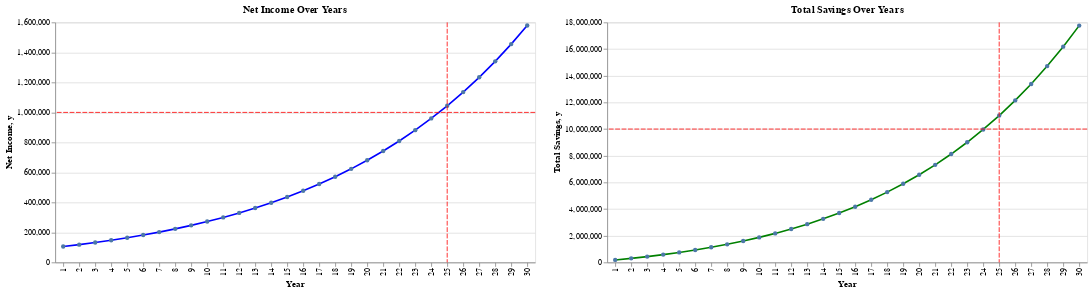

The code cell stored with this chart in its notebook:
### Code cell
# 使用新的函数计算
years, net_income, total_savings = life_calculator(30, 80000, salary_example, investment_example, spending_example)
# 可视化
visualize_targets(years, net_income, total_savings, income_target=1000000, savings_target=10000000)

### Figure 1 — Vega-Lite specification as saved in the notebook (floating-point values rounded to 4 significant figures)
{"config": {"view": {"continuousWidth": 300, "continuousHeight": 300}}, "hconcat": [{"layer": [{"data": {"name": "data-9faa7e5c4bf312347185a54f97a91552"}, "mark": {"type": "line", "color": "blue", "point": true}, "encoding": {"tooltip": [{"field": "Year", "type": "quantitative"}, {"field": "Net Income", "type": "quantitative"}], "x": {"field": "Year", "type": "ordinal"}, "y": {"field": "Net Income", "type": "quantitative"}}, "title": "Net Income Over Years"}, {"layer": [{"data": {"name": "data-5fe8c35144d0b887587f91f6062ffac3"}, "mark": {"type": "rule", "color": "red", "strokeDash": [6, 2]}, "encoding": {"x": {"field": "Year", "type": "ordinal"}}}, {"data": {"name": "data-08a4a37c0ce00faab0d6517c2272285a"}, "mark": {"type": "rule", "color": "red", "strokeDash": [6, 2]}, "encoding": {"y": {"field": "y", "type": "quantitative"}}}]}]}, {"layer": [{"data": {"name": "data-9faa7e5c4bf312347185a54f97a91552"}, "mark": {"type": "line", "color": "green", "point": true}, "encoding": {"tooltip": [{"field": "Year", "type": "quantitative"}, {"field": "Total Savings", "type": "quantitative"}], "x": {"field": "Year", "type": "ordinal"}, "y": {"field": "Total Savings", "type": "quantitative"}}, "title": "Total Savings Over Years"}, {"layer": [{"data": {"name": "data-5fe8c35144d0b887587f91f6062ffac3"}, "mark": {"type": "rule", "color": "red", "strokeDash": [6, 2]}, "encoding": {"x": {"field": "Year", "type": "ordinal"}}}, {"data": {"name": "data-a0f3ff0ecae28aa1bd6f537924171beb"}, "mark": {"type": "rule", "color": "red", "strokeDash": [6, 2]}, "encoding": {"y": {"field": "y", "type": "quantitative"}}}]}]}], "$schema": "https://vega.github.io/schema/vega-lite/v5.17.0.json", "datasets": {"data-9faa7e5c4bf312347185a54f97a91552": [{"Year": 1, "Net Income": 105600.0, "Total Savings": 185600.0}, {"Year": 2, "Net Income": 118400.0, "Total Savings": 304000.0}, {"Year": 3, "Net Income": 132400.0, "Total Savings": 436400.0}, {"Year": 4, "Net Income": 147600.0, "Total Savings": 584000.0}, {"Year": 5, "Net Income": 164200.0, "Total Savings": 748200.0}, {"Year": 6, "Net Income": 182300.0, "Total Savings": 930500.0}, {"Year": 7, "Net Income": 202100.0, "Total Savings": 1133000.0}, {"Year": 8, "Net Income": 223500.0, "Total Savings": 1356000.0}, {"Year": 9, "Net Income": 246900.0, "Total Savings": 1603000.0}, {"Year": 10, "Net Income": 272300.0, "Total Savings": 1875000.0}, {"Year": 11, "Net Income": 299900.0, "Total Savings": 2175000.0}, {"Year": 12, "Net Income": 329800.0, "Total Savings": 2505000.0}, {"Year": 13, "Net Income": 362300.0, "Total Savings": 2867000.0}, {"Year": 14, "Net Income": 397600.0, "Total Savings": 3265000.0}, {"Year": 15, "Net Income": 435900.0, "Total Savings": 3701000.0}, {"Year": 16, "Net Income": 477400.0, "Total Savings": 4178000.0}, {"Year": 17, "Net Income": 522300.0, "Total Savings": 4701000.0}, {"Year": 18, "Net Income": 571000.0, "Total Savings": 5272000.0}, {"Year": 19, "Net Income": 623800.0, "Total Savings": 5895000.0}, {"Year": 20, "Net Income": 680800.0, "Total Savings": 6576000.0}, {"Year": 21, "Net Income": 742600.0, "Total Savings": 7319000.0}, {"Year": 22, "Net Income": 809400.0, "Total Savings": 8128000.0}, {"Year": 23, "Net Income": 881700.0, "Total Savings": 9010000.0}, {"Year": 24, "Net Income": 959800.0, "Total Savings": 9970000.0}, {"Year": 25, "Net Income": 1044000.0, "Total Savings": 11010000.0}, {"Year": 26, "Net Income": 1135000.0, "Total Savings": 12150000.0}, {"Year": 27, "Net Income": 1234000.0, "Total Savings": 13380000.0}, {"Year": 28, "Net Income": 1340000.0, "Total Savings": 14720000.0}, {"Year": 29, "Net Income": 1455000.0, "Total Savings": 16180000.0}, {"Year": 30, "Net Income": 1579000.0, "Total Savings": 17760000.0}], "data-5fe8c35144d0b887587f91f6062ffac3": [{"Year": 25}], "data-08a4a37c0ce00faab0d6517c2272285a": [{"y": 1000000}], "data-a0f3ff0ecae28aa1bd6f537924171beb": [{"y": 10000000}]}}
